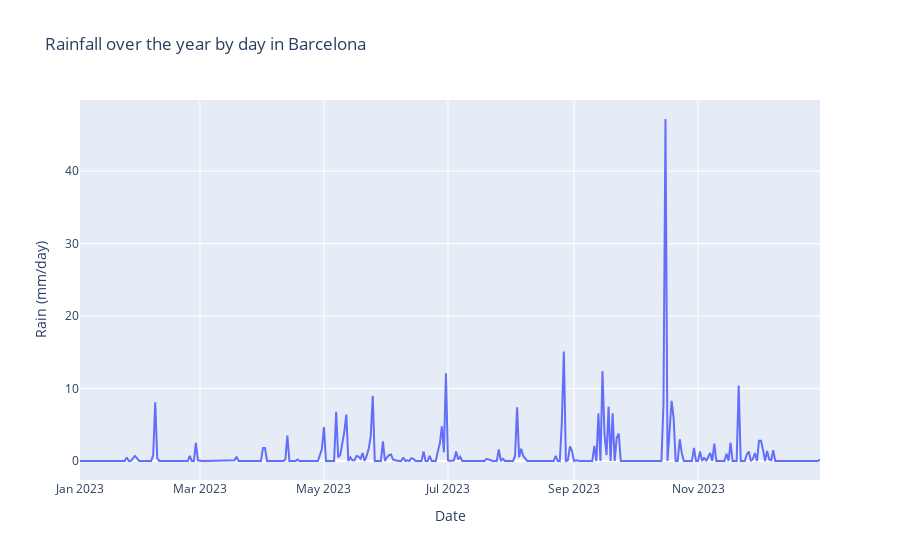

Here is the notebook cell this chart was saved with:
### Code cell
import plotly.express as px

rainfall_df = df_w.groupby('date')['rainfall'].sum().reset_index(name='rainfall')

fig = px.line(rainfall_df, x='date', y='rainfall', title='Rainfall over the year by day in Barcelona')
fig.update_layout(
    xaxis_title='Date',
    yaxis_title='Rain (mm/day)'
)

### Figure 1 — Plotly figure (JSON) as saved in the notebook; plotly's stock layout.template omitted (floating-point values rounded to 4 significant figures; data arrays with more than 128 entries replaced by an {"elided": "..."} marker saying what was removed)
{"data": [{"hovertemplate": "date=%{x}<br>rainfall=%{y}<extra></extra>", "legendgroup": "", "line": {"color": "#636efa", "dash": "solid"}, "marker": {"symbol": "circle"}, "mode": "lines", "name": "", "orientation": "v", "showlegend": false, "type": "scatter", "x": {"elided": "365 str values"}, "xaxis": "x", "y": {"elided": "365 float values"}, "yaxis": "y"}], "layout": {"legend": {"tracegroupgap": 0}, "title": {"text": "Rainfall over the year by day in Barcelona"}, "xaxis": {"anchor": "y", "domain": [0, 1], "title": {"text": "Date"}}, "yaxis": {"anchor": "x", "domain": [0, 1], "title": {"text": "Rain (mm/day)"}}}}
